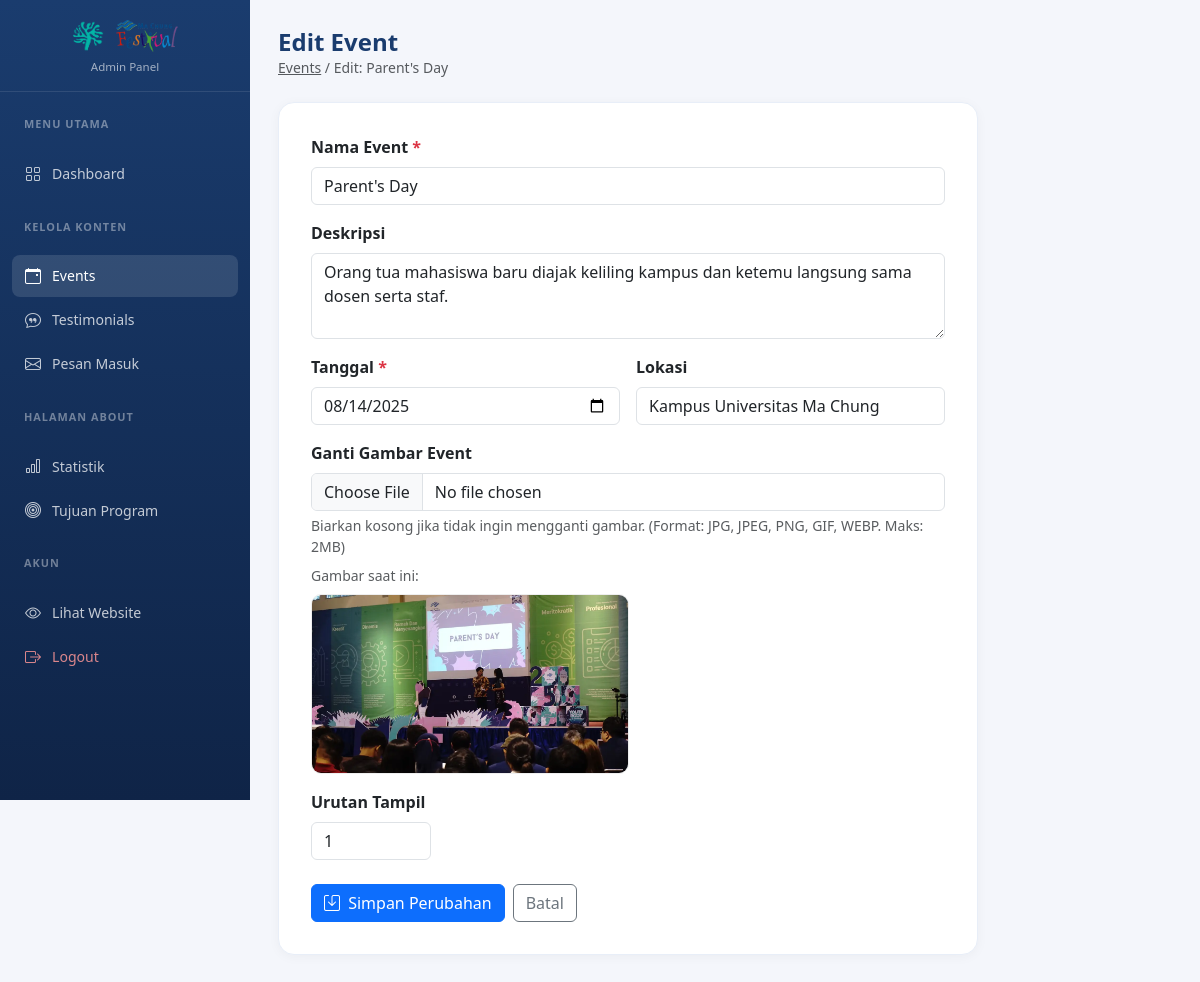
The page /admin/events_edit.php?id=1 (signed in) on the database its author committed.
### tables this page shows
CREATE TABLE IF NOT EXISTS `events` (
  `id` INT AUTO_INCREMENT PRIMARY KEY,
  `nama_event` VARCHAR(150) NOT NULL,
  `deskripsi` TEXT,
  `tanggal` DATE NOT NULL,
  `lokasi` VARCHAR(200),
  `gambar` VARCHAR(255) COMMENT 'Path relatif ke file gambar, contoh: assets/images/events/parentsday.webp',
  `urutan` INT DEFAULT 0,
  `admin_id` INT NULL,
  `dibuat_pada` TIMESTAMP DEFAULT CURRENT_TIMESTAMP,
  CONSTRAINT `fk_events_admin` FOREIGN KEY (`admin_id`) REFERENCES `admin` (`id`) ON DELETE SET NULL
);

### admin/events_edit.php (the view, shortened to what this page needs)
<?php
include '../koneksi.php';
$id = intval($_GET['id'] ?? 0);
$sql    = "SELECT * FROM events WHERE id = ?";
$stmt   = mysqli_prepare($conn, $sql);
mysqli_stmt_bind_param($stmt, 'i', $id);
mysqli_stmt_execute($stmt);
$result = mysqli_stmt_get_result($stmt);
$event  = mysqli_fetch_assoc($result);
?>
<!DOCTYPE html>
<html lang="id">
<head>
  <link href="https://cdn.jsdelivr.net/npm/bootstrap@5.3.0/dist/css/bootstrap.min.css" rel="stylesheet">
  <link href="https://cdn.jsdelivr.net/npm/bootstrap-icons@1.10.5/font/bootstrap-icons.css" rel="stylesheet">
</head>
<body>
<?php include 'admin_sidebar.php'; ?>
<div class="main-content">
  <div class="topbar">
    <div>
      <h4>Edit Event</h4>
      <p class="text-muted small mb-0"><a href="events_list.php" class="text-muted">Events</a> / Edit: <?= htmlspecialchars($event['nama_event']) ?></p>
    </div>
  </div>
  <div class="form-card">
    <form method="POST" action="events_edit.php?id=<?= $id ?>" enctype="multipart/form-data">
      <div class="mb-3">
        <label class="form-label fw-semibold">Nama Event <span class="text-danger">*</span></label>
        <input type="text" name="nama_event" class="form-control" value="<?= htmlspecialchars($event['nama_event']) ?>" required>
      </div>
      <div class="mb-3">
        <label class="form-label fw-semibold">Deskripsi</label>
        <textarea name="deskripsi" class="form-control" rows="3"><?= htmlspecialchars($event['deskripsi']) ?></textarea>
      </div>
      <div class="row g-3 mb-3">
        <div class="col-md-6">
          <label class="form-label fw-semibold">Tanggal <span class="text-danger">*</span></label>
          <input type="date" name="tanggal" class="form-control" value="<?= htmlspecialchars($event['tanggal']) ?>" required>
        </div>
        <div class="col-md-6">
          <label class="form-label fw-semibold">Lokasi</label>
          <input type="text" name="lokasi" class="form-control" value="<?= htmlspecialchars($event['lokasi'] ?? '') ?>">
        </div>
      </div>
      <div class="mb-3">
        <label class="form-label fw-semibold">Ganti Gambar Event</label>
        <input type="file" name="gambar_file" id="inputGambar" class="form-control" accept="image/*" onchange="previewFile(this)">
        <div class="form-text">Biarkan kosong jika tidak ingin mengganti gambar. (Format: JPG, JPEG, PNG, GIF, WEBP. Maks: 2MB)</div>
        <div class="mt-2">
          <span class="small text-muted d-block mb-1">Gambar saat ini:</span>
          <?php if (!empty($event['gambar'])): ?>
            <img id="previewImg" src="../<?= htmlspecialchars($event['gambar']) ?>" alt="Preview" class="gambar-preview" style="max-height:180px;">
          <?php else: ?>
            <img id="previewImg" src="" alt="Preview" class="gambar-preview" style="display:none; max-height:180px;">
          <?php endif; ?>
        </div>
      </div>
      <div class="mb-4">
        <label class="form-label fw-semibold">Urutan Tampil</label>
        <input type="number" name="urutan" class="form-control" value="<?= (int)$event['urutan'] ?>" min="0" style="max-width:120px;">
      </div>
      <div class="d-flex gap-2">
        <button type="submit" class="btn btn-primary"><i class="bi bi-save me-1"></i> Simpan Perubahan</button>
        <a href="events_list.php" class="btn btn-outline-secondary">Batal</a>
      </div>
    </form>
  </div>
</div>
</body></html>

### admin/admin_style.php (style rules this page uses)
body { font-family: 'Segoe UI', sans-serif; background: #f4f6fb; }
.main-content { margin-left: 250px; padding: 28px; }
.topbar { display: flex; justify-content: space-between; align-items: center; margin-bottom: 24px; }
.topbar h4 { font-weight: 700; color: #1a3c6e; margin: 0; }
.form-card { background: white; border-radius: 16px; padding: 32px; border: 1px solid #e8eef8; box-shadow: 0 2px 12px rgba(0,0,0,0.04); max-width: 700px; }
.gambar-preview { max-height: 140px; border-radius: 10px; border: 1px solid #eee; margin-top: 8px; display: block; }

### rows shown on the page
events: nama_event "Parent's Day", deskripsi "Orang tua mahasiswa baru diajak keliling kampus dan ketemu langsung sama dosen serta staf.", tanggal "08/14/2025", lokasi "Kampus Universitas Ma Chung", gambar (picture), urutan "1"
